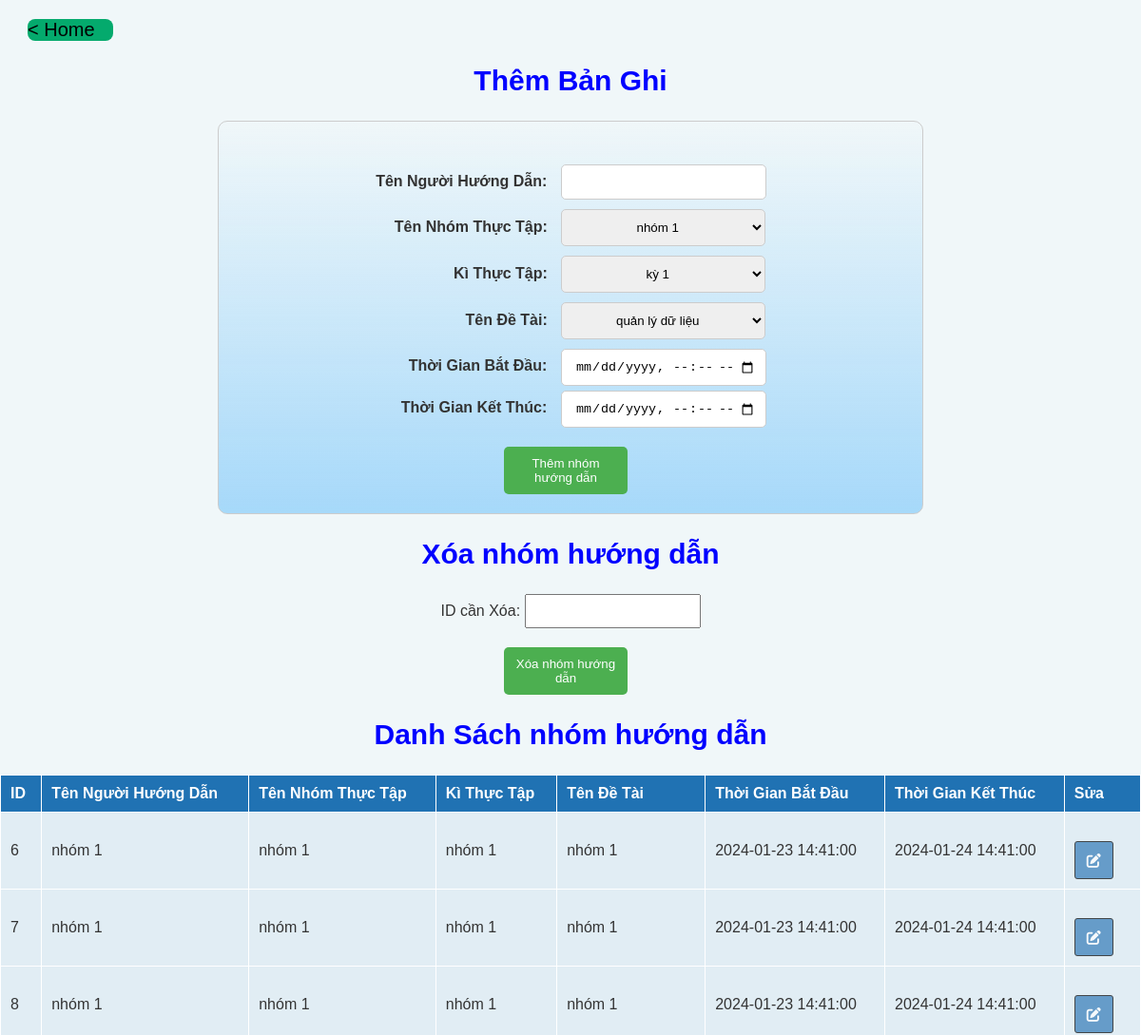
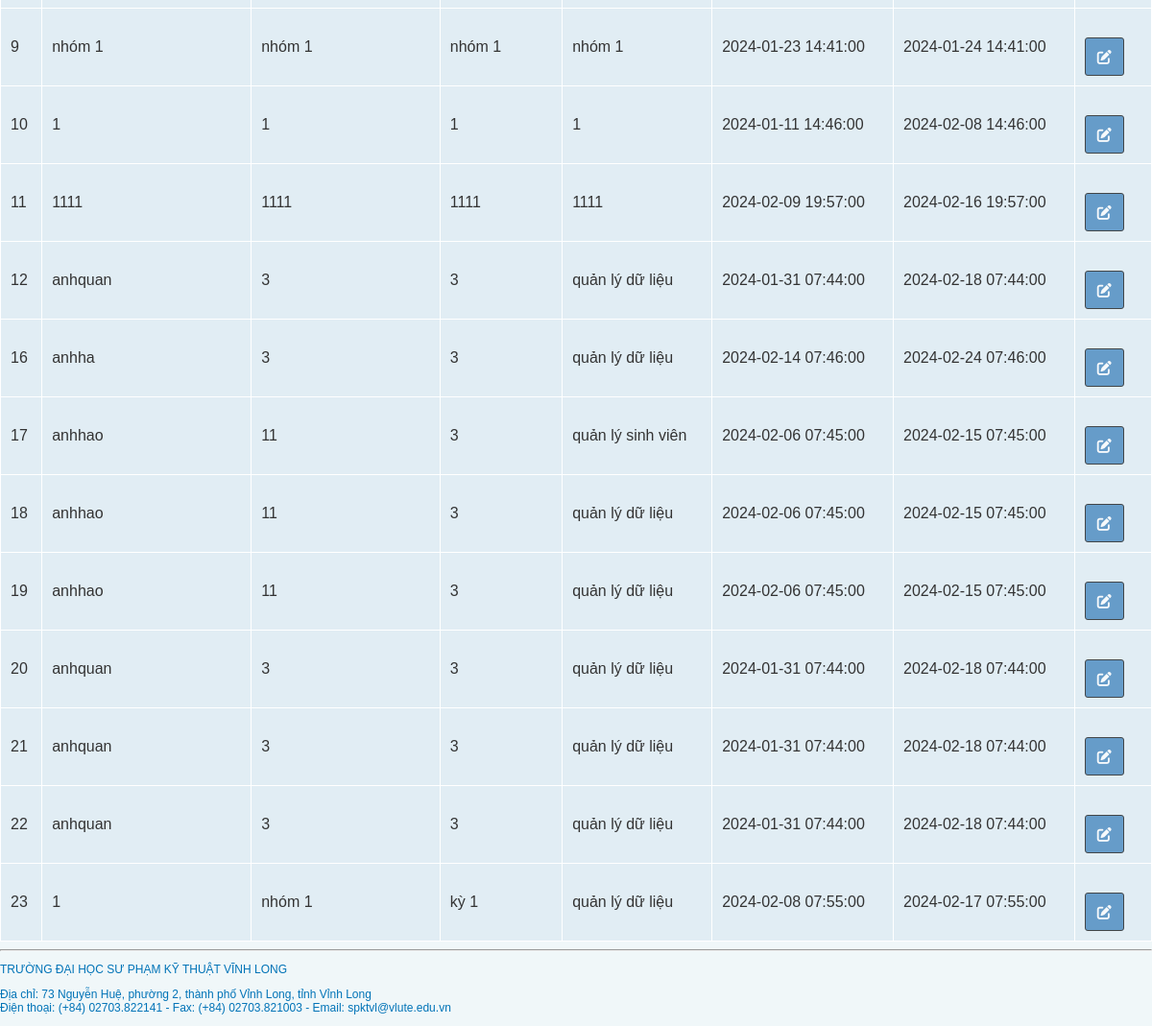
Page /nhomhd.php on the earlier database version (2 pictures, top to bottom).
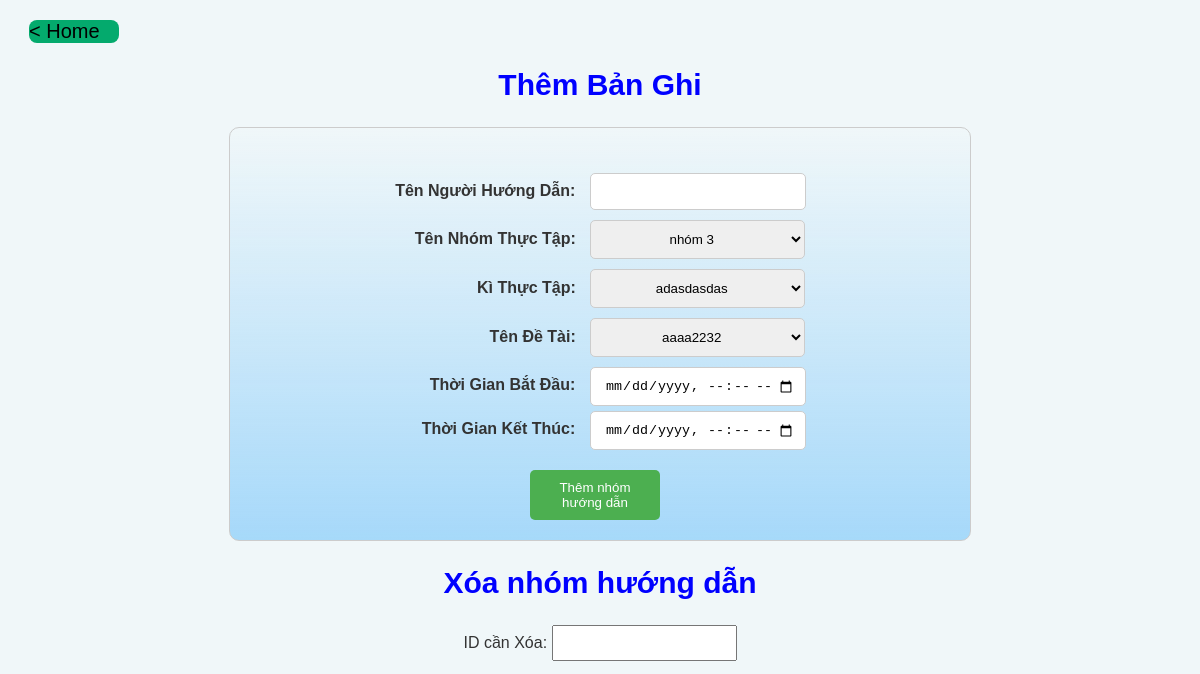
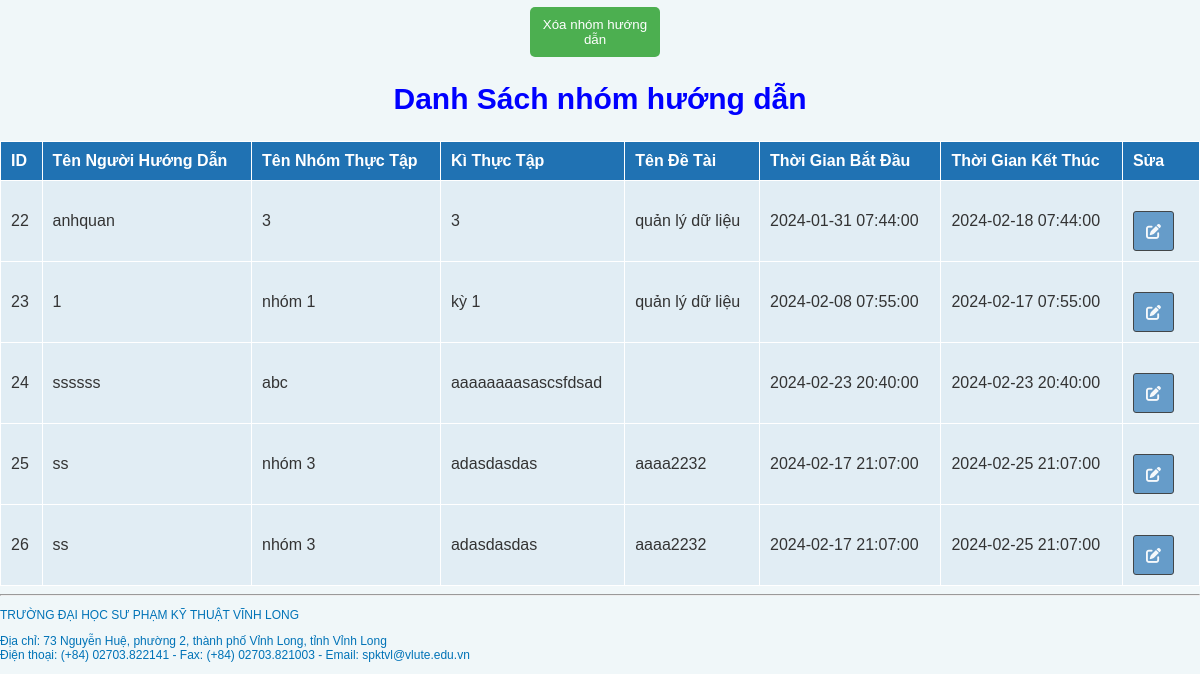
Same page on the later database version (2 pictures, top to bottom).
### tables this page shows
CREATE TABLE `nhomnguoihd` (
  `id_nhomnguoihd` int(11) NOT NULL,
  `tennguoihuongdan` varchar(100) NOT NULL,
  `tennhomthuctap` varchar(100) NOT NULL,
  `kithuctap` varchar(100) NOT NULL,
  `tendetai` varchar(100) NOT NULL,
  `thoigianbatdau` datetime DEFAULT NULL,
  `thoigianketthuc` datetime DEFAULT NULL
);

### nhomhd.php (the view, shortened to what this page needs)
<?php
$mysqli = new mysqli('localhost', 'root', '', 'quanlysvtt');
function getKythuctapOptions()
{
    global $mysqli;
    $options = array();
    $query = "SELECT * FROM kythuctap";
    $result = $mysqli->query($query);
    if ($result->num_rows > 0) {
        while ($row = $result->fetch_assoc()) {
            $options[$row['tenkythuctap']] = $row['tenkythuctap'];
        }
    }
    return $options;
}
function getNhomttOptions()
{
    global $mysqli;
    $options = array();
    $query = "SELECT * FROM nhomtt";
    $result = $mysqli->query($query);
    if ($result->num_rows > 0) {
        while ($row = $result->fetch_assoc()) {
            $options[$row['tennhom']] = $row['tennhom'];
        }
    }
    return $options;
}
function getTendetaiOptions()
{
    global $mysqli;
    $options = array();
    $query = "SELECT * FROM tendetai";
    $result = $mysqli->query($query);
    if ($result->num_rows > 0) {
        while ($row = $result->fetch_assoc()) {
            $options[$row['tendetai']] = $row['tendetai'];
        }
    }
    return $options;
}
?>
<!DOCTYPE html>
<html lang="en">
<head>
    <link rel="stylesheet" href="https://cdnjs.cloudflare.com/ajax/libs/select2/4.1.0-beta.1/css/select2.min.css">
    <link rel="stylesheet" href="https://use.fontawesome.com/releases/v6.4.2/css/all.css">
</head>
<body>
<div class="home">
        <a href="index.php"> < Home</a>
    </div>
<h2>Thêm Bản Ghi</h2>
<div class="form">
<form method="post" action="nhomhd.php">
    <label>Tên Người Hướng Dẫn:</label>
    <input type="text" name="tennguoihuongdan" required><br>
    <label>Tên Nhóm Thực Tập:</label>
    <select name="tennhomthuctap"  required>
        <?php
        $nhomttOptions = getNhomttOptions();
        foreach ($nhomttOptions as $id => $tennhom) {
            echo "<option value=\"$id\">$tennhom</option>";
        }
        ?>
    </select>
    <br>
    <label>Kì Thực Tập:</label>
    <select name="kithuctap"  required>
        <?php
        $kythuctapOptions = getKythuctapOptions();
        foreach ($kythuctapOptions as $id => $tenkythuctap) {
            echo "<option value=\"$id\">$tenkythuctap</option>";
        }
        ?>
    </select><br>
    <label>Tên Đề Tài:</label>
    <select name="tendetai"  required>
        <?php
        $tendetaiOptions = getTendetaiOptions();
        foreach ($tendetaiOptions as $tendetai) {
            echo "<option value=\"$tendetai\">$tendetai</option>";
        }
        ?>
    </select><br>
    <label>Thời Gian Bắt Đầu:</label>
    <input type="datetime-local" name="thoigianbatdau" required><br>
    <label>Thời Gian Kết Thúc:</label>
    <input type="datetime-local" name="thoigianketthuc" required><br>
    <button type="submit" name="add" >Thêm nhóm hướng dẫn</button>
</form>
</div>
<h2>Xóa nhóm hướng dẫn</h2>
<div class="xoa">
<form method="post" action="nhomhd.php">
    <label>ID cần Xóa:</label>
    <input type="number" name="id_to_delete" required><br>
    <button type="submit" name="delete" >Xóa nhóm hướng dẫn</button>
</form>
</div>
<h2>Danh Sách nhóm hướng dẫn</h2>
<?php
$select_query = "SELECT * FROM nhomnguoihd WHERE id_nhomnguoihd >= 0 AND id_nhomnguoihd <= 999";
$result = $mysqli->query($select_query);
if ($result->num_rows > 0) {
    echo "<table border='1'>";
    echo "<tr><th>ID</th><th>Tên Người Hướng Dẫn</th><th>Tên Nhóm Thực Tập</th><th>Kì Thực Tập</th><th>Tên Đề Tài</th><th>Thời Gian Bắt Đầu</th><th>Thời Gian Kết Thúc</th><th>Sửa</th></tr>";
    while ($row = $result->fetch_assoc()) {
        echo "<tr>";
        echo "<td>" . $row['id_nhomnguoihd'] . "</td>";
        echo "<td>" . $row['tennguoihuongdan'] . "</td>";
        echo "<td>" . $row['tennhomthuctap'] . "</td>";
        echo "<td>" . $row['kithuctap'] . "</td>";
        echo "<td>" . $row['tendetai'] . "</td>";
        echo "<td>" . $row['thoigianbatdau'] . "</td>";
        echo "<td>" . $row['thoigianketthuc'] . "</td>";
        echo "<td><a href='nhomhd.php?id_to_update=" . $row['id_nhomnguoihd'] . "'>
            <button class='btnedit'><i class='fa-solid fa-pen-to-square'></i></button>
        </a>
        </td>";
        echo "</tr>";
    }
    echo "</table>";
} else {
    echo "Không có bản ghi nào được tìm thấy";
}
?>
</body>
 <div class="w3-footer"><hr>
    <span class="text-sm text-blue" style="font-size:12px ; color: #0073B7">
            <p>TRƯỜNG ĐẠI HỌC SƯ PHẠM KỸ THUẬT VĨNH LONG</p>
            <p>Địa chỉ: 73 Nguyễn Huệ, phường 2, thành phố Vỉnh Long, tỉnh Vỉnh Long<br>
            Điện thoại: (+84) 02703.822141 - Fax: (+84) 02703.821003 - Email: spktvl@vlute.edu.vn</p>
        </span>
    </div>
</html>

Differences in the rows shown:
removed nhomnguoihd: id_nhomnguoihd "6", tennguoihuongdan "nhóm 1", tennhomthuctap "nhóm 1", kithuctap "nhóm 1", tendetai "nhóm 1", thoigianbatdau "2024-01-23 14:41:00", thoigianketthuc "2024-01-24 14:41:00"
removed nhomnguoihd: id_nhomnguoihd "7", tennguoihuongdan "nhóm 1", tennhomthuctap "nhóm 1", kithuctap "nhóm 1", tendetai "nhóm 1", thoigianbatdau "2024-01-23 14:41:00", thoigianketthuc "2024-01-24 14:41:00"
removed nhomnguoihd: id_nhomnguoihd "8", tennguoihuongdan "nhóm 1", tennhomthuctap "nhóm 1", kithuctap "nhóm 1", tendetai "nhóm 1", thoigianbatdau "2024-01-23 14:41:00", thoigianketthuc "2024-01-24 14:41:00"
removed nhomnguoihd: id_nhomnguoihd "9", tennguoihuongdan "nhóm 1", tennhomthuctap "nhóm 1", kithuctap "nhóm 1", tendetai "nhóm 1", thoigianbatdau "2024-01-23 14:41:00", thoigianketthuc "2024-01-24 14:41:00"
removed nhomnguoihd: id_nhomnguoihd "10", tennguoihuongdan "1", tennhomthuctap "1", kithuctap "1", tendetai "1", thoigianbatdau "2024-01-11 14:46:00", thoigianketthuc "2024-02-08 14:46:00"
removed nhomnguoihd: id_nhomnguoihd "11", tennguoihuongdan "1111", tennhomthuctap "1111", kithuctap "1111", tendetai "1111", thoigianbatdau "2024-02-09 19:57:00", thoigianketthuc "2024-02-16 19:57:00"
removed nhomnguoihd: id_nhomnguoihd "12", tennguoihuongdan "anhquan", tennhomthuctap "3", kithuctap "3", tendetai "quản lý dữ liệu", thoigianbatdau "2024-01-31 07:44:00", thoigianketthuc "2024-02-18 07:44:00"
removed nhomnguoihd: id_nhomnguoihd "16", tennguoihuongdan "anhha", tennhomthuctap "3", kithuctap "3", tendetai "quản lý dữ liệu", thoigianbatdau "2024-02-14 07:46:00", thoigianketthuc "2024-02-24 07:46:00"
removed nhomnguoihd: id_nhomnguoihd "17", tennguoihuongdan "anhhao", tennhomthuctap "11", kithuctap "3", tendetai "quản lý sinh viên", thoigianbatdau "2024-02-06 07:45:00", thoigianketthuc "2024-02-15 07:45:00"
removed nhomnguoihd: id_nhomnguoihd "18", tennguoihuongdan "anhhao", tennhomthuctap "11", kithuctap "3", tendetai "quản lý dữ liệu", thoigianbatdau "2024-02-06 07:45:00", thoigianketthuc "2024-02-15 07:45:00"
removed nhomnguoihd: id_nhomnguoihd "19", tennguoihuongdan "anhhao", tennhomthuctap "11", kithuctap "3", tendetai "quản lý dữ liệu", thoigianbatdau "2024-02-06 07:45:00", thoigianketthuc "2024-02-15 07:45:00"
removed nhomnguoihd: id_nhomnguoihd "20", tennguoihuongdan "anhquan", tennhomthuctap "3", kithuctap "3", tendetai "quản lý dữ liệu", thoigianbatdau "2024-01-31 07:44:00", thoigianketthuc "2024-02-18 07:44:00"
removed nhomnguoihd: id_nhomnguoihd "21", tennguoihuongdan "anhquan", tennhomthuctap "3", kithuctap "3", tendetai "quản lý dữ liệu", thoigianbatdau "2024-01-31 07:44:00", thoigianketthuc "2024-02-18 07:44:00"
added nhomnguoihd: id_nhomnguoihd "24", tennguoihuongdan "ssssss", tennhomthuctap "abc", kithuctap "aaaaaaaasascsfdsad", thoigianbatdau "2024-02-23 20:40:00", thoigianketthuc "2024-02-23 20:40:00"
added nhomnguoihd: id_nhomnguoihd "25", tennguoihuongdan "ss", tennhomthuctap "nhóm 3", kithuctap "adasdasdas", tendetai "aaaa2232", thoigianbatdau "2024-02-17 21:07:00", thoigianketthuc "2024-02-25 21:07:00"
added nhomnguoihd: id_nhomnguoihd "26", tennguoihuongdan "ss", tennhomthuctap "nhóm 3", kithuctap "adasdasdas", tendetai "aaaa2232", thoigianbatdau "2024-02-17 21:07:00", thoigianketthuc "2024-02-25 21:07:00"
Other differences:
form field tennhomthuctap: "nhóm 1" → "nhóm 3"
form field kithuctap: "kỳ 1" → "adasdasdas"
form field tendetai: "quản lý dữ liệu" → "aaaa2232"
